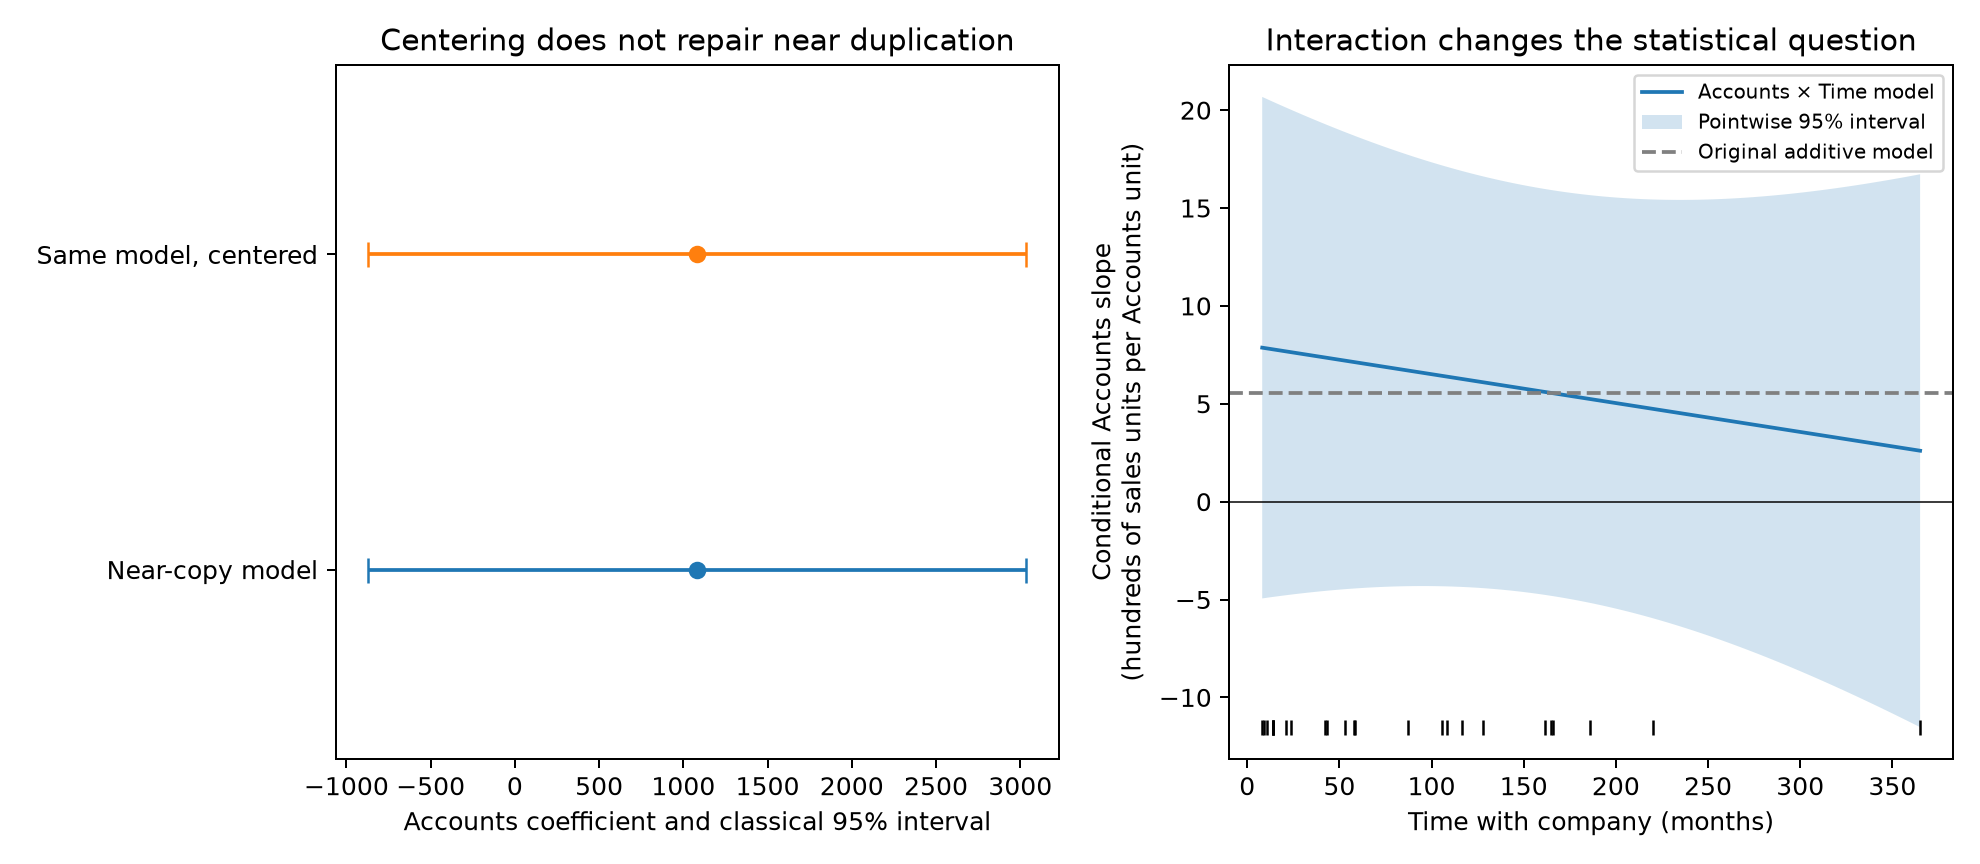

Source code (Python):
import os
os.environ['MPLCONFIGDIR']='.mplcache'
import matplotlib
matplotlib.use('Agg')
import matplotlib.pyplot as plt
import pandas as pd
import numpy as np
import statsmodels.api as sm
import json
from scipy.stats import t
actual=pd.read_csv('sales_territory.csv')
constructed=pd.read_csv('constructed_accounts_near_copy_data.csv')
nx=constructed.drop(columns='Sales')
nraw=sm.OLS(actual.Sales,sm.add_constant(nx)).fit()
ncenter=sm.OLS(actual.Sales,sm.add_constant(nx-nx.mean())).fit()
x=actual.drop(columns='Sales');base=sm.OLS(actual.Sales,sm.add_constant(x)).fit()
raw=x.copy();raw['Accounts_x_Time_constructed']=x.Accts*x.Time
mr=sm.OLS(actual.Sales,sm.add_constant(raw)).fit()
c=x-x.mean();c['Accounts_x_Time_centered_constructed']=c.Accts*c.Time
mc=sm.OLS(actual.Sales,sm.add_constant(c)).fit()
ci=mc.conf_int().iloc[-1].tolist()
values=np.linspace(x.Time.min(),x.Time.max(),150)
b=[];lo=[];hi=[]
for val in values:
    contrast=np.zeros(len(mc.params));contrast[list(mc.params.index).index('Accts')]=1;contrast[-1]=val-x.Time.mean()
    estimate=float(contrast@mc.params);se=float(np.sqrt(contrast@mc.cov_params()@contrast));margin=t.ppf(.975,mc.df_resid)*se
    b.append(estimate);lo.append(estimate-margin);hi.append(estimate+margin)
pd.DataFrame({'Time':values,'conditional_Accounts_slope':b,'pointwise_ci95_low':lo,'pointwise_ci95_high':hi}).to_csv('accounts_time_interaction_slopes.csv',index=False)
r={'near_copy_centering':{'raw_Accounts_slope':float(nraw.params.Accts),'centered_Accounts_slope':float(ncenter.params.Accts),'raw_Accounts_SE':float(nraw.bse.Accts),'centered_Accounts_SE':float(ncenter.bse.Accts),'max_fitted_change':float(np.max(np.abs(nraw.fittedvalues-ncenter.fittedvalues)))},'actual_data_interaction':{'mean_Time':float(x.Time.mean()),'interaction_coefficient':float(mc.params.iloc[-1]),'interaction_SE':float(mc.bse.iloc[-1]),'interaction_ci95':ci,'interaction_pvalue':float(mc.pvalues.iloc[-1]),'raw_Accounts_coefficient_at_Time_zero':float(mr.params.Accts),'centered_Accounts_coefficient_at_mean_Time':float(mc.params.Accts),'centered_Accounts_SE':float(mc.bse.Accts),'max_fitted_difference_raw_vs_centered_interaction':float(np.max(np.abs(mr.fittedvalues-mc.fittedvalues))),'base_residual_sd':float(np.sqrt(base.mse_resid)),'interaction_residual_sd':float(np.sqrt(mc.mse_resid)),'residual_df':float(mc.df_resid)},'note':'All 25 observations retained. Interaction is a constructed product of actual predictors; no near copy is included in interaction models. Classical pointwise t intervals; exploratory in-sample analysis, not validation.'}
with open('centering_and_interaction_results.json','w') as f:json.dump(r,f,indent=2)
fig,axes=plt.subplots(1,2,figsize=(11,4.8))
for i,m in enumerate([nraw,ncenter]):
    interval=m.conf_int().loc['Accts'];bb=m.params.Accts
    axes[0].errorbar(bb,i,xerr=[[bb-interval.iloc[0]],[interval.iloc[1]-bb]],fmt='o',capsize=5)
axes[0].set_yticks([0,1],['Near-copy model','Same model, centered']);axes[0].set_ylim(-.6,1.6);axes[0].set_xlabel('Accounts coefficient and classical 95% interval');axes[0].set_title('Centering does not repair near duplication')
axes[1].plot(values,b,label='Accounts × Time model');axes[1].fill_between(values,lo,hi,alpha=.2,label='Pointwise 95% interval')
axes[1].axhline(base.params.Accts,color='gray',linestyle='--',label='Original additive model')
axes[1].axhline(0,color='black',lw=.6);axes[1].plot(x.Time,np.full(len(x),min(lo)), '|',color='black')
axes[1].set_xlabel('Time with company (months)');axes[1].set_ylabel('Conditional Accounts slope\n(hundreds of sales units per Accounts unit)');axes[1].set_title('Interaction changes the statistical question');axes[1].legend(fontsize=8)
fig.tight_layout();fig.savefig('centering_and_interaction_comparison.png',dpi=180)
print(json.dumps(r,indent=2))
